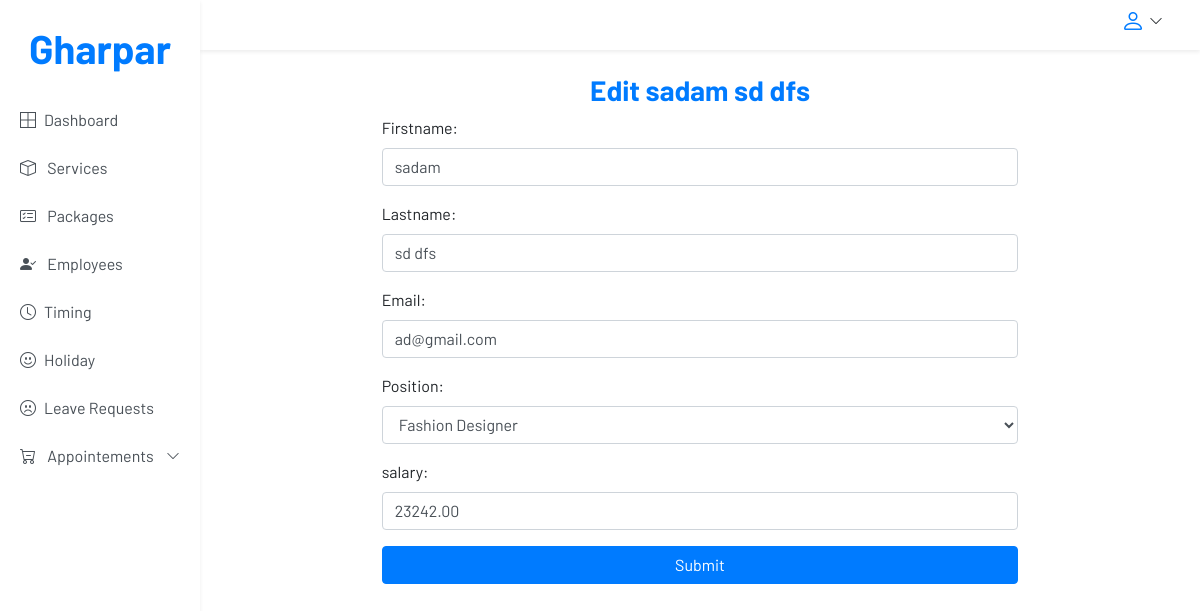
The app's page /accounts/employee/5/update/ (signed in), older data.
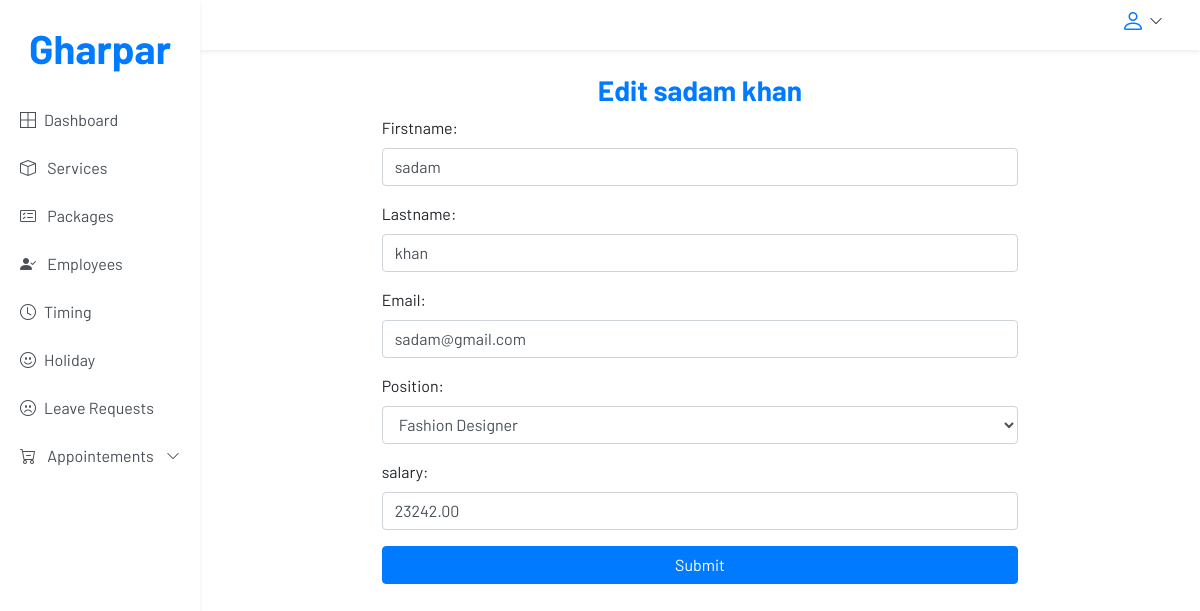
The same page, newer data.
### accounts/models.py (models this page shows, shortened)
class User(AbstractUser):
    username = None
    email = models.EmailField(unique=True, blank=False,
                              error_messages={
                                  'unique': "A user with that email already exists.",
                              })
    image = models.ImageField(
        upload_to='profile_pictures', null=True, blank=True)
    USERNAME_FIELD = "email"
    REQUIRED_FIELDS = ['first_name', 'last_name']
    is_employee = models.BooleanField(default=False)
    objects = UserManager()

### accounts/restrictions.py (the view)
    def wrapper(request, *args, **kwargs):
        if request.user.is_authenticated:
            if request.user.is_superuser:
                return function(request, *args, **kwargs)
            else:
                messages.error(request, 'You are not authorized to access this page')
                return redirect('home')
        else:
            messages.error(request, 'You are not authorized to access this page, please login!')
            return redirect('login')

### accounts/forms.py (shortened to what this page needs)
class Employee_User(forms.ModelForm):
    first_name = forms.CharField(
        label='Firstname', min_length=4, max_length=50, widget=forms.TextInput(
            attrs={'autofocus': True, 'class': 'form-control mb-3', 'placeholder': 'Firstname', 'id': 'form-firstname'}))
    last_name = forms.CharField(
        label='Lastname', min_length=4, max_length=50, widget=forms.TextInput(
            attrs={'class': 'form-control mb-3', 'placeholder': 'Lastname', 'id': 'form-lastname'}))
    email = forms.EmailField(max_length=50, error_messages={'required': 'Sorry, You will need an email'}, widget=forms.TextInput(
        attrs={'class': 'form-control mb-3', 'placeholder': 'Email', 'id': 'login-email', 'name': 'email'}))
    class Meta:
        model = User
        fields = ('first_name', 'last_name', 'email',)

### templates/admin/employee_create.html (shortened to what this page needs)
{% extends "partials/base.html" %} {% load static %} {% block content %}
<main class="container-fluid">
<section class="row" style="">
  <div class="col-8 mx-auto">
  <h3 class="text-primary text-center font-weight-bold">{{title}}</h3>
  <form action="" method="post" enctype='multipart/form-data'>
  {{form.as_p}}
{{employee_form.as_p}}
    <button type="submit" class="btn btn-primary btn-block">Submit</button>
  </form>
  </div>
  </section>
</main>
{% endblock %}

Row changes from the older to the newer data that the page shows:
changed User "sadam": last_name "sd dfs" → "khan"; email "ad@gmail.com" → "sadam@gmail.com"
Text that changed along with them:
{{ title }}: "Edit sadam sd dfs" → "Edit sadam khan"
